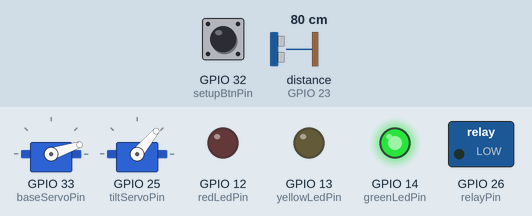
Simulated run of this sketch. Board: ESP32. On the bench: 2 × servo, switched loads named in the sketch (green lamp = pin HIGH), output pins drawn as LEDs (lit = HIGH). Wiring (inferred from the names in the program): ultrasonic range finder: trigger GPIO 22; echo GPIO 23. Inputs (shaded band) come from the test bench; at power-on: distance to the obstacle (sensor on GPIO 23) 80 cm, GPIO 32 (setupBtnPin) HIGH. The echo pulse lasts 58.3 µs per cm; pins used as bus, display or sensor lines are not drawn; what the sketch prints to the serial monitor is not drawn.

Above: at 0.65 s.
1.3 s: distance to the obstacle (sensor on GPIO 23) set to 2 cm
At 4.2 s:
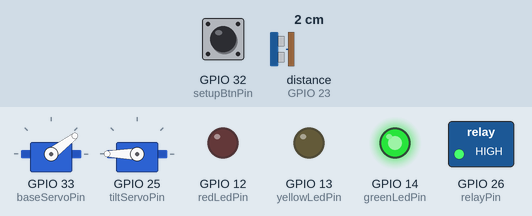
4.3 s: GPIO 32 (setupBtnPin) pulled LOW for 3.2 s
At 7.0 s:
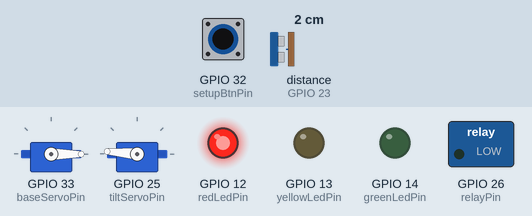
9.0 s: GPIO 32 (setupBtnPin) pulled LOW for 3.2 s
At 11.2 s:
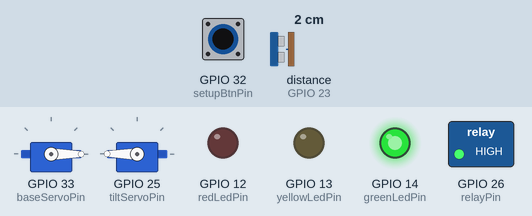
13.7 s: GPIO 32 (setupBtnPin) pulled LOW for 3.2 s
At 14.94 s:
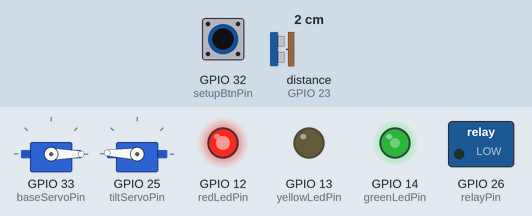
Timing chart, 0 to 16.7 s (numbered marks = the images above; inputs shaded):
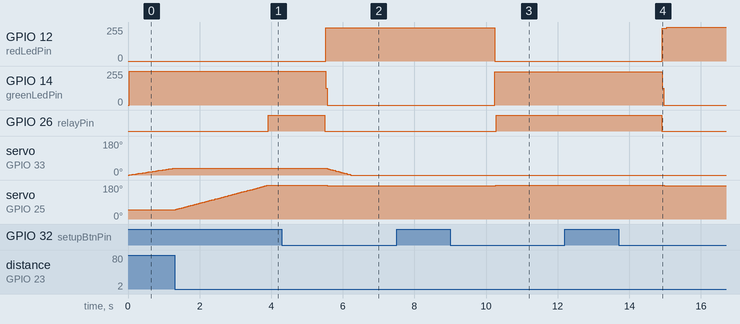

The sketch:

Milliel_Launcher_Base_Station.ino
```cpp
/* The source Code from : https://github.com/riyadhasan24
 * By Md. Riyad Hasan
 */

#include <esp_now.h>
#include <WiFi.h>
#include <ESP32Servo.h>

#if __has_include(<esp_arduino_version.h>)
  #include <esp_arduino_version.h>
#endif

#ifndef ESP_ARDUINO_VERSION_MAJOR
  #define ESP_ARDUINO_VERSION_MAJOR 2
#endif


const int trigPin      = 22;
const int echoPin      = 23;

const int redLedPin    = 12;
const int greenLedPin  = 14;
const int yellowLedPin = 13;

const int baseServoPin = 33;
const int tiltServoPin = 25;
const int relayPin     = 26;

const int setupBtnPin  = 32;

uint8_t transmitterMAC[] = {0xB0, 0xCB, 0xD8, 0xCC, 0xE8, 0x4C};

const unsigned long setupLongPressMs      = 1200;
const unsigned long statusSendIntervalMs  = 100;

const int baseStartAngle        = 0;
const int tiltStartAngle        = 50;
const int setupBaseAngle        = 0;
const int setupTiltAngle        = 175;
const int autoNeutralTiltAngle  = 50;
const int autoShootTiltAngle    = 180;

const int baseServoMinUs = 500;
const int baseServoMaxUs = 2400;
const int tiltServoMinUs = 500;
const int tiltServoMaxUs = 2400;

const unsigned long servoUpdateIntervalMs = 20;
const int baseServoStep                   = 1;
const int tiltServoStep                   = 1;

const int scanMinAngle                 = 0;
const int scanMaxAngle                 = 180;
const int scanStepAngle                = 1;
const unsigned long scanStepIntervalMs = 35;

const int targetDistanceCm                = 20;
const unsigned long distanceReadIntervalMs = 70;
const unsigned long echoTimeoutUs          = 25000;


const unsigned long relayOnTimeMs   = 5000;
const unsigned long postShotDelayMs = 7000;

const int relayOnLevel  = HIGH;
const int relayOffLevel = LOW;

enum DisplayMode : uint8_t
{
  MODE_AUTO   = 0,
  MODE_MANUAL = 1,
  MODE_SETUP  = 2
};

enum ShotState : uint8_t
{
  SHOT_IDLE = 0,
  SHOT_MOVE_IN,
  SHOT_RELAY_ON,
  SHOT_HOLD_AFTER,
  SHOT_MOVE_OUT
};


// DATA STRUCTURES
typedef struct
{
  uint8_t mode;
  int16_t baseAngle;
  int16_t tiltAngle;
  bool shootRequest;
} TxPacket;

typedef struct
{
  uint8_t displayMode;  // MODE_AUTO / MODE_MANUAL / MODE_SETUP
  bool relayActive;
  uint16_t distanceCm;
} RxStatusPacket;

volatile TxPacket rxCmd;
RxStatusPacket statusPacket;

Servo baseServo;
Servo tiltServo;

uint8_t controlMode = MODE_AUTO;
bool setupMode = false;

int currentBaseAngle = baseStartAngle;
int currentTiltAngle = tiltStartAngle;

int targetBaseAngle = baseStartAngle;
int targetTiltAngle = tiltStartAngle;

int manualBaseAngle = baseStartAngle;
int manualTiltAngle = tiltStartAngle;

int scanTargetAngle = scanMinAngle;
int scanDirection = 1;
int autoShotHoldBaseAngle = baseStartAngle;

unsigned long lastServoUpdateMs = 0;
unsigned long lastScanStepMs = 0;
unsigned long lastDistanceReadMs = 0;
unsigned long shotStateStartMs = 0;
unsigned long lastStatusSendMs = 0;

bool relayActive = false;
ShotState shotState = SHOT_IDLE;
bool shotFromAuto = false;
uint16_t lastDistanceCm = 999;

bool setupBtnPrev = HIGH;
bool setupLongPressHandled = false;
unsigned long setupPressStartMs = 0;

void setRelay(bool on)
{
  relayActive = on;
  digitalWrite(relayPin, on ? relayOnLevel : relayOffLevel);
}

void updateLeds()
{
  digitalWrite(redLedPin, LOW);
  digitalWrite(greenLedPin, LOW);
  digitalWrite(yellowLedPin, LOW);

  if (setupMode)
  {
    digitalWrite(redLedPin, HIGH);
  }
  else if (controlMode == MODE_MANUAL)
  {
    digitalWrite(yellowLedPin, HIGH);
  }
  else
  {
    digitalWrite(greenLedPin, HIGH);
  }
}

long readDistanceCm()
{
  digitalWrite(trigPin, LOW);
  delayMicroseconds(2);
  digitalWrite(trigPin, HIGH);
  delayMicroseconds(10);
  digitalWrite(trigPin, LOW);

  long duration = pulseIn(echoPin, HIGH, echoTimeoutUs);
  if (duration <= 0) return 999;

  long cm = (duration * 0.0343) / 2.0;
  if (cm <= 0) return 999;
  return cm;
}

void moveServosSlowly()
{
  if (millis() - lastServoUpdateMs < servoUpdateIntervalMs) return;
  lastServoUpdateMs = millis();

  if (currentBaseAngle < targetBaseAngle)
  {
    currentBaseAngle += baseServoStep;
    if (currentBaseAngle > targetBaseAngle) currentBaseAngle = targetBaseAngle;
  }
  else if (currentBaseAngle > targetBaseAngle)
  {
    currentBaseAngle -= baseServoStep;
    if (currentBaseAngle < targetBaseAngle) currentBaseAngle = targetBaseAngle;
  }

  if (currentTiltAngle < targetTiltAngle)
  {
    currentTiltAngle += tiltServoStep;
    if (currentTiltAngle > targetTiltAngle) currentTiltAngle = targetTiltAngle;
  }
  else if (currentTiltAngle > targetTiltAngle)
  {
    currentTiltAngle -= tiltServoStep;
    if (currentTiltAngle < targetTiltAngle) currentTiltAngle = targetTiltAngle;
  }

  baseServo.write(currentBaseAngle);
  tiltServo.write(currentTiltAngle);
}

void cancelShotAndForceSafeState()
{
  shotState = SHOT_IDLE;
  shotFromAuto = false;
  setRelay(false);
}

void startAutoShot()
{
  if (shotState != SHOT_IDLE) return;

  shotFromAuto = true;
  shotState = SHOT_MOVE_IN;
  autoShotHoldBaseAngle = currentBaseAngle;
  targetBaseAngle = autoShotHoldBaseAngle;
  targetTiltAngle = autoShootTiltAngle;
}

void startManualShot()
{
  if (shotState != SHOT_IDLE) return;

  shotFromAuto = false;
  shotState = SHOT_RELAY_ON;
  shotStateStartMs = millis();
  setRelay(true);
}

void updateShotStateMachine()
{
  if (setupMode)
  {
    cancelShotAndForceSafeState();
    return;
  }

  switch (shotState)
  {
    case SHOT_IDLE:
      break;

    case SHOT_MOVE_IN:
      if (currentTiltAngle == autoShootTiltAngle)
      {
        setRelay(true);
        shotState = SHOT_RELAY_ON;
        shotStateStartMs = millis();
      }
      break;

    case SHOT_RELAY_ON:
      if (millis() - shotStateStartMs >= relayOnTimeMs)
      {
        setRelay(false);
        shotState = SHOT_HOLD_AFTER;
        shotStateStartMs = millis();
      }
      break;

    case SHOT_HOLD_AFTER:
      if (millis() - shotStateStartMs >= postShotDelayMs)
      {
        if (shotFromAuto)
        {
          shotState = SHOT_MOVE_OUT;
          targetTiltAngle = autoNeutralTiltAngle;
        }
        else
        {
          shotState = SHOT_IDLE;
        }
      }
      break;

    case SHOT_MOVE_OUT:
      if (currentTiltAngle == autoNeutralTiltAngle)
      {
        shotState = SHOT_IDLE;
      }
      break;
  }
}

void handleSetupButton()
{
  bool current = digitalRead(setupBtnPin);

  if (setupBtnPrev == HIGH && current == LOW)
  {
    setupPressStartMs = millis();
    setupLongPressHandled = false;
  }

  if (current == LOW && !setupLongPressHandled)
  {
    if (millis() - setupPressStartMs >= setupLongPressMs)
    {
      setupMode = !setupMode;
      setupLongPressHandled = true;

      if (setupMode)
      {
        cancelShotAndForceSafeState();
      }
    }
  }

  if (setupBtnPrev == LOW && current == HIGH)
  {
    setupPressStartMs = 0;
    setupLongPressHandled = false;
  }

  setupBtnPrev = current;
}

void updateControlTargets()
{
  if (setupMode)
  {
    targetBaseAngle = setupBaseAngle;
    targetTiltAngle = setupTiltAngle;
    return;
  }

  if (controlMode == MODE_MANUAL)
  {
    targetBaseAngle = manualBaseAngle;
    targetTiltAngle = manualTiltAngle;
    return;
  }

  // AUTO MODE
  if (shotFromAuto && shotState != SHOT_IDLE)
  {
    targetBaseAngle = autoShotHoldBaseAngle;

    if (shotState == SHOT_MOVE_IN || shotState == SHOT_RELAY_ON || shotState == SHOT_HOLD_AFTER)
    {
      targetTiltAngle = autoShootTiltAngle;
    }
    else if (shotState == SHOT_MOVE_OUT)
    {
      targetTiltAngle = autoNeutralTiltAngle;
    }
    return;
  }

  targetTiltAngle = autoNeutralTiltAngle;

  if (millis() - lastScanStepMs >= scanStepIntervalMs)
  {
    lastScanStepMs = millis();
    scanTargetAngle += scanDirection * scanStepAngle;

    if (scanTargetAngle >= scanMaxAngle)
    {
      scanTargetAngle = scanMaxAngle;
      scanDirection = -1;
    }
    else if (scanTargetAngle <= scanMinAngle)
    {
      scanTargetAngle = scanMinAngle;
      scanDirection = 1;
    }
  }

  targetBaseAngle = scanTargetAngle;
}

void handleAutoDetection()
{
  if (setupMode) return;
  if (controlMode != MODE_AUTO) return;
  if (shotState != SHOT_IDLE) return;

  if (millis() - lastDistanceReadMs < distanceReadIntervalMs) return;
  lastDistanceReadMs = millis();

  lastDistanceCm = readDistanceCm();

  if (lastDistanceCm > 0 && lastDistanceCm <= targetDistanceCm)
  {
    startAutoShot();
  }
}

void handleManualShootRequest()
{
  if (setupMode) return;
  if (controlMode != MODE_MANUAL) return;
  if (shotState != SHOT_IDLE) return;

  if (rxCmd.shootRequest)
  {
    startManualShot();
    rxCmd.shootRequest = false;
  }
}

void sendStatusToTransmitter()
{
  if (millis() - lastStatusSendMs < statusSendIntervalMs) return;
  lastStatusSendMs = millis();

  statusPacket.displayMode = setupMode ? MODE_SETUP : controlMode;
  statusPacket.relayActive = relayActive;
  statusPacket.distanceCm = lastDistanceCm;

  esp_now_send(transmitterMAC, (uint8_t*)&statusPacket, sizeof(statusPacket));
}

#if ESP_ARDUINO_VERSION_MAJOR >= 3
void onDataRecv(const esp_now_recv_info_t *info, const uint8_t *incomingData, int len)
{
#else
void onDataRecv(const uint8_t *mac, const uint8_t *incomingData, int len)
{
#endif
  if (len == sizeof(TxPacket))
  {
    memcpy((void*)&rxCmd, incomingData, sizeof(TxPacket));

    controlMode = rxCmd.mode;
    manualBaseAngle = constrain(rxCmd.baseAngle, 0, 180);
    manualTiltAngle = constrain(rxCmd.tiltAngle, 0, 180);
  }
}

void onDataSent(const uint8_t *mac_addr, esp_now_send_status_t status)
{
  // optional debug
}


void setup()
{
  Serial.begin(115200);

  pinMode(trigPin, OUTPUT);
  pinMode(echoPin, INPUT);

  pinMode(redLedPin, OUTPUT);
  pinMode(greenLedPin, OUTPUT);
  pinMode(yellowLedPin, OUTPUT);

  pinMode(relayPin, OUTPUT);
  pinMode(setupBtnPin, INPUT_PULLUP);

  setRelay(false);

  baseServo.setPeriodHertz(50);
  tiltServo.setPeriodHertz(50);

  baseServo.attach(baseServoPin, baseServoMinUs, baseServoMaxUs);
  tiltServo.attach(tiltServoPin, tiltServoMinUs, tiltServoMaxUs);

  baseServo.write(currentBaseAngle);
  tiltServo.write(currentTiltAngle);

  WiFi.mode(WIFI_STA);
  WiFi.disconnect();

  if (esp_now_init() != ESP_OK)
  {
    Serial.println("ESP-NOW init failed");
    return;
  }

  esp_now_register_recv_cb(onDataRecv);
  esp_now_register_send_cb(onDataSent);

  esp_now_peer_info_t peerInfo = {};
  memcpy(peerInfo.peer_addr, transmitterMAC, 6);
  peerInfo.channel = 0;
  peerInfo.encrypt = false;

  if (esp_now_add_peer(&peerInfo) != ESP_OK)
  {
    Serial.println("Failed to add transmitter peer");
    return;
  }

  updateLeds();
  Serial.println("Receiver ready");
}


void loop()
{
  handleSetupButton();

  if (setupMode)
  {
    cancelShotAndForceSafeState();
  }

  handleManualShootRequest();
  handleAutoDetection();
  updateShotStateMachine();
  updateControlTargets();
  moveServosSlowly();
  updateLeds();
  sendStatusToTransmitter();
}
```

Measured:
- after the input at 1.3 s, GPIO 26 (relayPin): LOW → HIGH after 2.6 s; servo on GPIO 33 (baseServoPin): goes on until 1.3 s, then stays 37°; servo on GPIO 25 (tiltServoPin): moves from 50° to 180° over 2.6 s, starting at once
- after the input at 4.3 s, GPIO 12 (redLedPin): 0/255 → 248/255 after 1.2 s; GPIO 14 (greenLedPin): 252/255 → 0/255 after 1.2 s; GPIO 26 (relayPin): HIGH → LOW after 1.2 s instead of 4.6 s; servo on GPIO 33 (baseServoPin): moves from 37° to 0° over 0.70 s, starting after 1.2 s; servo on GPIO 25 (tiltServoPin): 180° → 175° after 1.2 s
- after the input at 9.0 s, GPIO 12 (redLedPin): 248/255 → 0/255 after 1.2 s; GPIO 14 (greenLedPin): 0/255 → 249/255 after 1.2 s; GPIO 26 (relayPin): LOW → HIGH after 1.3 s; servo on GPIO 25 (tiltServoPin): 175° → 180° after 1.2 s
- after the input at 13.7 s, GPIO 12 (redLedPin): 0/255 → 244/255 after 1.2 s, → 252/255 0.12 s later; GPIO 14 (greenLedPin): 249/255 → 0/255 after 1.2 s; GPIO 26 (relayPin): HIGH → LOW after 1.2 s instead of 1.6 s; servo on GPIO 25 (tiltServoPin): 180° → 175° after 1.2 s
